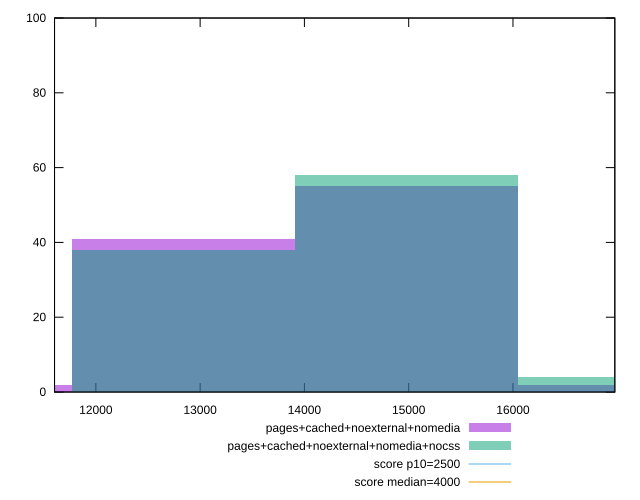

Source code (gnuplot):
reset

$pagesCachedNoexternalNomedia <<EOF
14976.886876201235 55
17116.442144229983 2
12837.331608172488 41
10697.776340143739 2
EOF

$pagesCachedNoexternalNomediaNocss <<EOF
14976.886876201235 58
12837.331608172488 38
17116.442144229983 4
EOF

set key outside below
set boxwidth 2139.555268028748
set xrange [11603.7045:16976.718999999997]
set yrange [0:100]
set trange [0:100]
set style fill transparent solid 0.5 noborder

set parametric
set terminal svg size 640, 500 enhanced background rgb 'white'
set output "reprap/largest-contentful-paint/comparison/histogram/3_vs_4.svg"

plot $pagesCachedNoexternalNomedia title "pages+cached+noexternal+nomedia" with boxes, \
     $pagesCachedNoexternalNomediaNocss title "pages+cached+noexternal+nomedia+nocss" with boxes, \
     2500,t title "score p10=2500", \
     4000,t title "score median=4000"

reset
